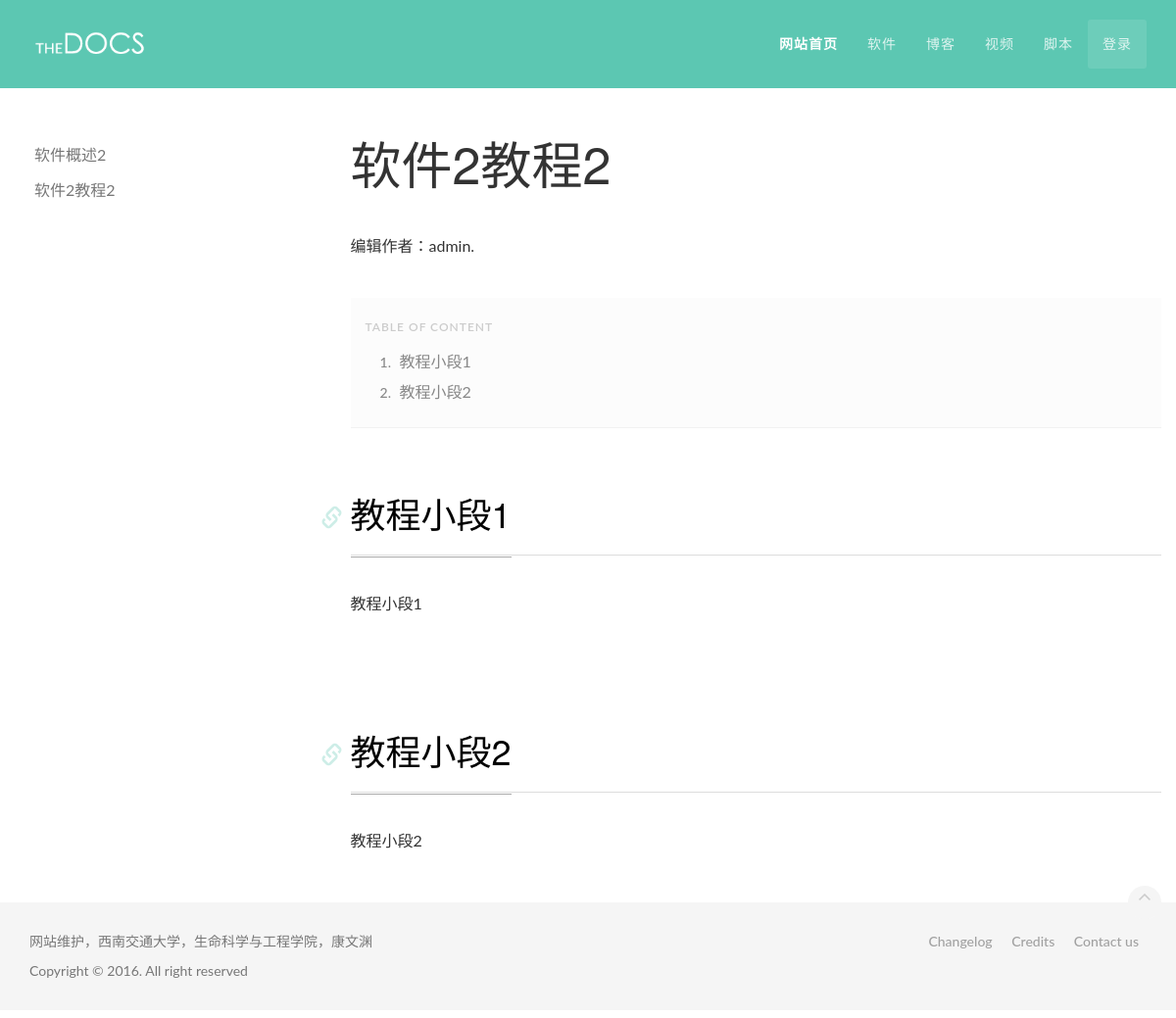
/software/2/4, run on the app's committed database.
### gromacs/models.py (models this page shows, shortened)
class Course(models.Model):
    user = models.ForeignKey(User, related_name='courseuser') #教程发布人
    software = models.ForeignKey(SoftWare, verbose_name='软件') #为何种软件教程
    title = models.CharField(max_length = 100, verbose_name='教程') #教程
    date_time = models.DateTimeField(auto_now_add = True, verbose_name='日期') #教程日期
    class Meta:
        verbose_name = '教程'
        verbose_name_plural=verbose_name
        ordering = ['-date_time']

class CourseField(models.Model):
    user = models.ForeignKey(User, related_name='coursefielduser') #教程小段发布人
    course = models.ForeignKey(Course) #继承小段
    tags = models.CharField(max_length = 50, verbose_name='标签') #小标签
    date_time = models.DateTimeField(auto_now_add = True, verbose_name='日期') #教程日期
    content = RichTextUploadingField(blank = True,null=True,verbose_name='内容') #小内容
    class Meta:
        verbose_name = '教程小段'
        verbose_name_plural=verbose_name
        ordering = ['-date_time']

### gromacs/views.py (the view)
# urls.py: url(r'^software/(?P<software_id>\d+)/(?P<course_id>\d+)$','gromacs.views.course_detail',name='course_detail'),
def course_detail(request,software_id,course_id):
    course= Course.objects.get(id=str(course_id))
    softcourse = Course.objects.filter(software=software_id).order_by('date_time')
    coursefeild = CourseField.objects.filter(course=course).order_by('date_time')
    MEDIA_URL = settings.MEDIA_URL
    content = {'course':course,'MEDIA_URL':MEDIA_URL,'coursefeild':coursefeild,'softcourse':softcourse,'software_id':software_id,'course_id':course_id}
    return render(request,'course_detail.html',content)

### gromacs/templates/course_detail.html
{% extends "include/base.html" %}
{% load staticfiles %}
{% block content %}
<main class="container">
<div class="row">
       {% include 'coursefield_sibar.html' %}
        <article class="col-md-9 col-sm-9 main-content" role="main">
          <header>
            <h1>{{ course.title }}</h1>
            <p>编辑作者：{{ course.user }}.</p>
            <ol class="toc">
              {% for coursefeild in coursefeild %}
              <li><a href="#{{ coursefeild.tags }}">{{ coursefeild.tags }}</a></li>
              {% endfor %}
            </ol>
          </header>
            {% for coursefeild in coursefeild %}
          <section>
            <h2 id="{{ coursefeild.tags }}">{{ coursefeild.tags }}</h2>
               {{ coursefeild.content|safe }}
          </section>
           {% endfor %}
        </article>
      </div>
    </main>
{% endblock %}

### gromacs/templates/coursefield_sibar.html (shortened to what this page needs)
        <aside class="col-md-3 col-sm-3 sidebar">
          <ul class="sidenav dropable sticky">
            <li><a href="{% url 'software_index'  %}{{ software_id }}">软件概述{{software_id}}</a></li>
            {% for softcourse in softcourse %}
            <li>
              <a href="{% url 'software_index'  %}{{ software_id }}/{{ softcourse.id }}">{{ softcourse.title }}</a>
            </li>
            {% endfor %}
          </ul>
        </aside>

### data on the page
Course: title "软件2教程2", user "admin"
CourseField: tags "教程小段1", content "教程小段1"
CourseField: tags "教程小段2", content "教程小段2"

### other printed values
{{ software_id }} "2"
